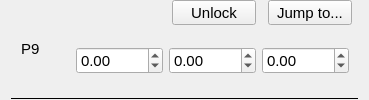
       <widget class="QWidget" name="p9Frame" native="true">
        <layout class="QGridLayout" name="gridLayout_20">
         <property name="topMargin">
          <number>0</number>
         </property>
         <property name="bottomMargin">
          <number>0</number>
         </property>
         <property name="verticalSpacing">
          <number>0</number>
         </property>
         <item row="0" column="3">
          <widget class="QPushButton" name="p9FrameLockButton">
           <property name="sizePolicy">
            <sizepolicy hsizetype="Fixed" vsizetype="Fixed">
             <horstretch>0</horstretch>
             <verstretch>0</verstretch>
            </sizepolicy>
           </property>
           <property name="minimumSize">
            <size>
             <width>90</width>
             <height>25</height>
            </size>
           </property>
           <property name="font">
            <font>
             <family>Arial</family>
             <pointsize>11</pointsize>
            </font>
           </property>
           <property name="styleSheet">
            <string notr="true">margin-right: 6px;</string>
           </property>
           <property name="text">
            <string>Unlock</string>
           </property>
           <attribute name="buttonGroup">
            <string notr="true">frameFidButtonGroup</string>
           </attribute>
          </widget>
         </item>
         <item row="0" column="4">
          <widget class="QPushButton" name="p9FrameJumpButton">
           <property name="sizePolicy">
            <sizepolicy hsizetype="Fixed" vsizetype="Fixed">
             <horstretch>0</horstretch>
             <verstretch>0</verstretch>
            </sizepolicy>
           </property>
           <property name="minimumSize">
            <size>
             <width>90</width>
             <height>25</height>
            </size>
           </property>
           <property name="font">
            <font>
             <family>Arial</family>
             <pointsize>11</pointsize>
            </font>
           </property>
           <property name="styleSheet">
            <string notr="true">margin-right: 6px;</string>
           </property>
           <property name="text">
            <string>Jump to...</string>
           </property>
           <attribute name="buttonGroup">
            <string notr="true">frameFidButtonGroup</string>
           </attribute>
          </widget>
         </item>
         <item row="1" column="1" colspan="4">
          <widget class="QWidget" name="p9FrameCoords" native="true">
           <layout class="QGridLayout" name="gridLayout_21">
            <property name="verticalSpacing">
             <number>6</number>
            </property>
            <item row="0" column="0">
             <widget class="QDoubleSpinBox" name="p9FrameX">
              <property name="sizePolicy">
               <sizepolicy hsizetype="Fixed" vsizetype="Fixed">
                <horstretch>0</horstretch>
                <verstretch>0</verstretch>
               </sizepolicy>
              </property>
              <property name="minimumSize">
               <size>
                <width>60</width>
                <height>0</height>
               </size>
              </property>
              <property name="font">
               <font>
                <family>Arial</family>
                <pointsize>11</pointsize>
               </font>
              </property>
              <property name="focusPolicy">
               <enum>Qt::StrongFocus</enum>
              </property>
              <property name="styleSheet">
               <string notr="true"/>
              </property>
              <property name="showGroupSeparator" stdset="0">
               <bool>false</bool>
              </property>
              <property name="minimum">
               <double>-1000.000000000000000</double>
              </property>
              <property name="maximum">
               <double>1000.000000000000000</double>
              </property>
             </widget>
            </item>
            <item row="0" column="1">
             <widget class="QDoubleSpinBox" name="p9FrameY">
              <property name="sizePolicy">
               <sizepolicy hsizetype="Fixed" vsizetype="Fixed">
                <horstretch>0</horstretch>
                <verstretch>0</verstretch>
               </sizepolicy>
              </property>
              <property name="minimumSize">
               <size>
                <width>60</width>
                <height>0</height>
               </size>
              </property>
              <property name="font">
               <font>
                <family>Arial</family>
                <pointsize>11</pointsize>
               </font>
              </property>
              <property name="focusPolicy">
               <enum>Qt::StrongFocus</enum>
              </property>
              <property name="styleSheet">
               <string notr="true"/>
              </property>
              <property name="minimum">
               <double>-1000.000000000000000</double>
              </property>
              <property name="maximum">
               <double>1000.000000000000000</double>
              </property>
             </widget>
            </item>
            <item row="0" column="2">
             <widget class="QDoubleSpinBox" name="p9FrameZ">
              <property name="sizePolicy">
               <sizepolicy hsizetype="Fixed" vsizetype="Fixed">
                <horstretch>0</horstretch>
                <verstretch>0</verstretch>
               </sizepolicy>
              </property>
              <property name="minimumSize">
               <size>
                <width>60</width>
                <height>0</height>
               </size>
              </property>
              <property name="font">
               <font>
                <family>Arial</family>
                <pointsize>11</pointsize>
               </font>
              </property>
              <property name="focusPolicy">
               <enum>Qt::StrongFocus</enum>
              </property>
              <property name="minimum">
               <double>-1000.000000000000000</double>
              </property>
              <property name="maximum">
               <double>1000.000000000000000</double>
              </property>
             </widget>
            </item>
           </layout>
          </widget>
         </item>
         <item row="0" column="2">
          <widget class="qSlicerMarkupsPlaceWidget" name="p9FramePoint">
           <property name="sizePolicy">
            <sizepolicy hsizetype="Preferred" vsizetype="Preferred">
             <horstretch>0</horstretch>
             <verstretch>0</verstretch>
            </sizepolicy>
           </property>
           <property name="minimumSize">
            <size>
             <width>0</width>
             <height>0</height>
            </size>
           </property>
           <property name="font">
            <font>
             <family>Arial</family>
             <pointsize>11</pointsize>
            </font>
           </property>
           <property name="buttonsVisible">
            <bool>false</bool>
           </property>
           <property name="deleteAllMarkupsOptionVisible">
            <bool>false</bool>
           </property>
           <property name="placeMultipleMarkups">
            <enum>qSlicerMarkupsPlaceWidget::ForcePlaceSingleMarkup</enum>
           </property>
           <property name="placeModeEnabled">
            <bool>false</bool>
           </property>
           <property name="deleteButton().show()" stdset="0">
            <bool>true</bool>
           </property>
           <property name="placeButton().show()" stdset="0">
            <bool>true</bool>
           </property>
          </widget>
         </item>
         <item row="0" column="0" rowspan="2">
          <widget class="QLabel" name="label_14">
           <property name="sizePolicy">
            <sizepolicy hsizetype="Fixed" vsizetype="Preferred">
             <horstretch>0</horstretch>
             <verstretch>0</verstretch>
            </sizepolicy>
           </property>
           <property name="minimumSize">
            <size>
             <width>50</width>
             <height>0</height>
            </size>
           </property>
           <property name="font">
            <font>
             <family>Arial</family>
             <pointsize>11</pointsize>
            </font>
           </property>
           <property name="text">
            <string>P9</string>
           </property>
           <property name="indent">
            <number>10</number>
           </property>
          </widget>
         </item>
         <item row="2" column="0" colspan="5">
          <widget class="Line" name="line_34">
           <property name="sizePolicy">
            <sizepolicy hsizetype="Preferred" vsizetype="Fixed">
             <horstretch>0</horstretch>
             <verstretch>0</verstretch>
            </sizepolicy>
           </property>
           <property name="minimumSize">
            <size>
             <width>0</width>
             <height>0</height>
            </size>
           </property>
           <property name="font">
            <font>
             <family>Arial</family>
             <pointsize>11</pointsize>
            </font>
           </property>
           <property name="frameShadow">
            <enum>QFrame::Plain</enum>
           </property>
           <property name="lineWidth">
            <number>1</number>
           </property>
           <property name="orientation">
            <enum>Qt::Horizontal</enum>
           </property>
          </widget>
         </item>
        </layout>
       </widget>
